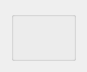
<?xml version="1.0" encoding="UTF-8"?>
<ui version="4.0">
 <class>GemWidget</class>
 <widget class="QWidget" name="GemWidget">
  <property name="geometry">
   <rect>
    <x>0</x>
    <y>0</y>
    <width>87</width>
    <height>72</height>
   </rect>
  </property>
  <property name="maximumSize">
   <size>
    <width>150</width>
    <height>16777215</height>
   </size>
  </property>
  <property name="windowTitle">
   <string>Form</string>
  </property>
  <layout class="QVBoxLayout" name="vLayoutGemWidget">
   <item>
    <widget class="QGroupBox" name="groupGem">
     <property name="title">
      <string/>
     </property>
     <layout class="QVBoxLayout" name="vLayoutGroupGem">
      <property name="spacing">
       <number>1</number>
      </property>
      <item>
       <layout class="QVBoxLayout" name="vLayoutIcon"/>
      </item>
      <item>
       <layout class="QVBoxLayout" name="vLayoutInfo">
        <property name="spacing">
         <number>1</number>
        </property>
       </layout>
      </item>
     </layout>
    </widget>
   </item>
  </layout>
 </widget>
 <resources/>
 <connections/>
</ui>
